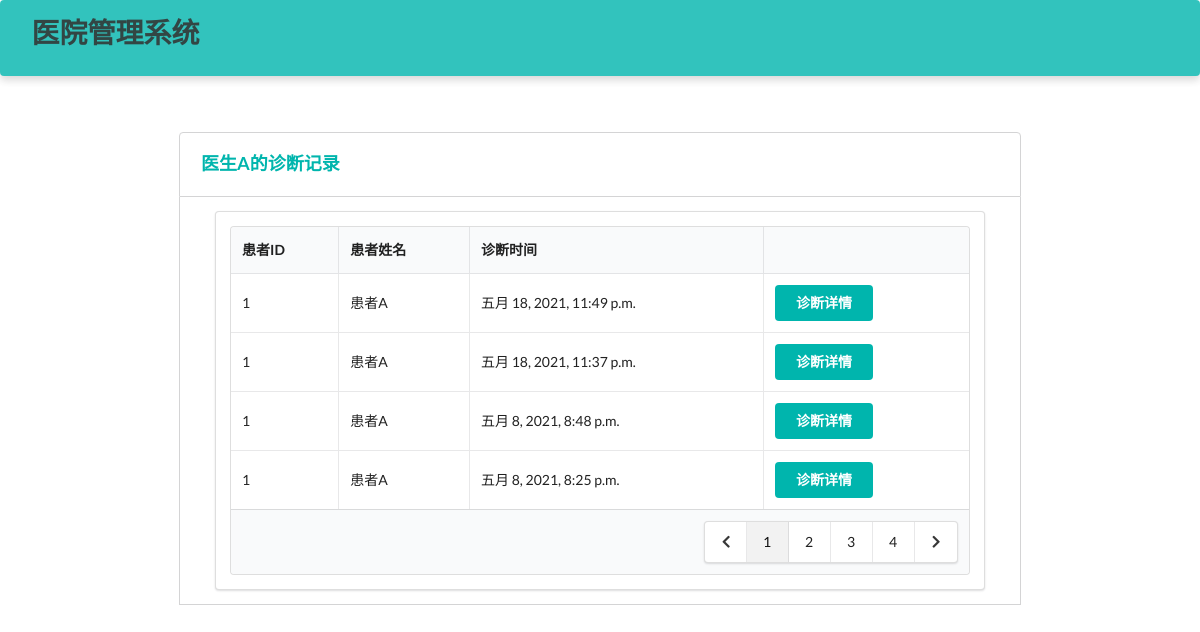
Screenshot of /doctor/diagnosis/ (signed in) with the database file from the repository.
### Hospital/models.py (models this page shows, shortened)
class Doctor(models.Model):
    department_choices = (
        ('Department of Internal Medicine', '内科'),
        ('Department of Surgery', '外科'),
        ('Department of Pediatrics', '儿科'),
        ('Department of Obstetrics and Gynecology', '妇产科'),
        ('Department of Traditional Chinese Medicine', '中医科'),
        ('Department of Dermatology', '皮肤科'),
        ('Department of Oral Medicine', '口腔科')
    )
    title_choices = (
        ('director physician', '主任医师'),
        ('assistant director physician', '副主任医师'),
        ('physician', '医师')
    )
    name = models.CharField(max_length=10)  # 姓名
    password = models.CharField(max_length=32)  # 密码
    gender = models.CharField(max_length=32, choices=gender_choices)  # 性别
    identity_card_no = models.CharField(max_length=32, unique=True)  # 身份证号
    department = models.CharField(max_length=64, choices=department_choices)  # 科室
    title = models.CharField(max_length=64, choices=title_choices)  # 职称
    description = models.TextField(max_length=500, default='暂无简介')  # 简介
    create_time = models.DateTimeField(auto_now_add=True)  # 注册时间

class Diagnosis(models.Model):
    patient = models.ForeignKey(Patient, on_delete=models.CASCADE)  # 患者
    doctor = models.ForeignKey(Doctor, on_delete=models.CASCADE)  # 医生
    appointment = models.ForeignKey(Appointment, on_delete=models.CASCADE, null=True)  # 对应的挂号
    create_time = models.DateTimeField(auto_now_add=True)  # 创建时间
    detail = models.TextField()  # 诊断详情
    class Meta:
        ordering = ["-create_time"]

class Patient(models.Model):
    name = models.CharField(max_length=10)  # 姓名
    password = models.CharField(max_length=32)  # 密码
    gender = models.CharField(max_length=32, choices=gender_choices)  # 性别
    identity_card_no = models.CharField(max_length=32, unique=True)  # 身份证号
    medical_insurance = models.BooleanField()  # 是否有医保
    telephone_no = models.CharField(max_length=32)  # 电话号码
    birth_date = models.DateField()  # 出生日期
    create_time = models.DateTimeField(auto_now_add=True)  # 注册时间

### Hospital/doctorViews.py (the view)
# urls.py: path('doctor/diagnosis/', doctorViews.diagnosis),
def diagnosis(request):
    identity_card_no = request.session['identity_card_no']
    doctor = models.Doctor.objects.get(identity_card_no=identity_card_no)
    diagnosis_records = models.Diagnosis.objects.filter(doctor=doctor)
    if request.method == 'POST':
        request.session['diagnosis'] = request.POST.get('diagnosis')
        return redirect('/doctor/diagnosis/detail')
    return render(request, 'doctor/diagnosis.html', locals())

### Hospital/templates/doctor/diagnosis.html (shortened to what this page needs)
<!DOCTYPE html>
<html lang="ch">
<head>
    <link rel="stylesheet" href="https://cdn.jsdelivr.net/semantic-ui/2.2.4/semantic.min.css">
    <link rel="stylesheet" href="../../static/Hospital/css/me.css">
</head>
<body>
    <nav class="ui inverted  segment m-padded-tb-large m-shadow-small teal m-opacity-mini">
        <div class="ui container">
            <div class="ui inverted secondary stackable menu">
                <h1 class="ui header">医院管理系统</h1>
            </div>
        </div>
    </nav>
    <div class="m-container-small m-padded-tb-big">
        <div class="container">
            <div class="ui top attached rounded padded segment">
                <div class="ui middle aligned two column grid">
                    <div class="column">
                        <h3 class="ui teal header">{{ doctor.name }}的诊断记录</h3>
                    </div>
                </div>
            </div>
            <div class="ui attached segment">
                <div class="ui segment m-width-middle">
                    <table class="ui celled table">
                        <thead>
                            <tr>
                                <th>患者ID</th>
                                <th>患者姓名</th>
                                <th>诊断时间</th>
                                <th></th>
                            </tr>
                        </thead>
                        <tbody>
                            {% for rec in diagnosis_records%}
                            <tr>
                                <td>{{ rec.patient.identity_card_no }}</td>
                                <td>{{ rec.patient.name }}</td>
                                <td>{{ rec.create_time }}</td>
                                <td><form action="" method="post">
                                    <button type="submit"  value="诊断详情" class="ui teal centered button">诊断详情</button>
                                    </form>
                                    </td>
                            </tr>
                            {% endfor %}
                        </tbody>
                      <tfoot>
                        <tr><th colspan="4">
                          <div class="ui right floated pagination menu">
                            <a class="icon item">
                              <i class="left chevron icon"></i>
                            </a>
                            <a class="item active">1</a>
                            <a class="item">2</a>
                            <a class="item">3</a>
                            <a class="item">4</a>
                            <a class="icon item">
                              <i class="right chevron icon"></i>
                            </a>
                          </div>
                        </th>
                      </tr></tfoot>
                    </table>
                </div>
            </div>
        </div>
            </div>
    <br>
    <br>
    <br>
</body>
</html>

### Hospital/static/Hospital/css/me.css (style rules this page uses)
.m-padded-tb-large { padding-top: 1.3em !important; padding-bottom: 1.3em !important; }
.m-padded-tb-big { padding-top: 3em !important; padding-bottom: 3em !important; }
.m-opacity-mini { opacity: 0.8!important; }
.m-container-small { max-width: 60em !important; margin: auto !important; }
.m-width-middle { max-width: 55em !important; margin: auto !important; }
.m-shadow-small { -webkit-box-shadow: 0 4px 8px rgba(0,0,0,0.2) !important; box-shadow: 0 4px 8px rgba(0,0,0,0.2) !important; }

### rows the page displays
Doctor: name "医生A"
Diagnosis: patient.identity_card_no "1", patient.name "患者A", create_time "五月 18, 2021, 11:49 p.m."
Diagnosis: patient.identity_card_no "1", patient.name "患者A", create_time "五月 18, 2021, 11:37 p.m."
Diagnosis: patient.identity_card_no "1", patient.name "患者A", create_time "五月 8, 2021, 8:48 p.m."
Diagnosis: patient.identity_card_no "1", patient.name "患者A", create_time "五月 8, 2021, 8:25 p.m."
